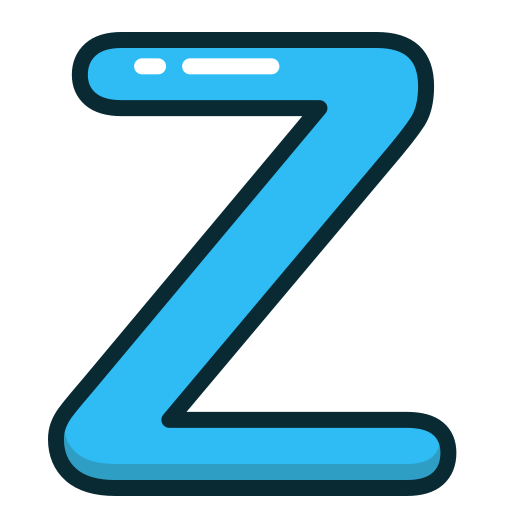
#> input picture images/g1.png, 512 x 512 px
$ python make_icon.py
#> lines starting #> are read from the running program, lines starting #| are printed output that depends on the picture
from PIL import Image

# 目的  调整图片大小。做 Chrome 插件的时候，需要用到图标。
# 先找2张图片

def resize_image(input_name, out_name, out_width, out_height):
#> called with input_name = 'g1.png', out_name = 'icon16_active.png', out_width = 16, out_height = 16
    img = Image.open(input_name)
#> img is the input picture: PIL image 512x512 RGBA; mean R, G, B, A 14.5, 52.1, 66.8, 98.1
    out = img.resize((out_width, out_height))
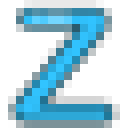
#> out: PIL image 16x16 RGBA (shown 8 times larger); mean R, G, B, A 15.8, 57.8, 74, 98.6; transparent parts drawn white
    out.save(out_name)


# 插件激活状态的图标
input_image = "g1.png"
for i in [16, 48, 128]:
    out_image = f"icon{i}_active.png"
    resize_image(input_image, out_image, i, i)
